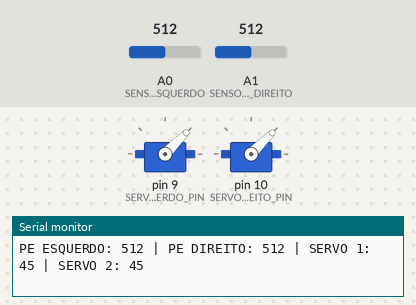
A sketch run on a simulated Arduino Uno, built with avr-gcc and run on an emulated ATmega328P. Shown: 2 × servo, the last lines printed to the serial monitor. The inputs (shaded band) are chosen by the test bench; at power-on: A0 (SENSOR_PE_ESQUERDO) = 512, A1 (SENSOR_PE_DIREITO) = 512.

Above: at 2.2 s.
2.3 s: A0 (SENSOR_PE_ESQUERDO) set to 119
At 3.0 s:
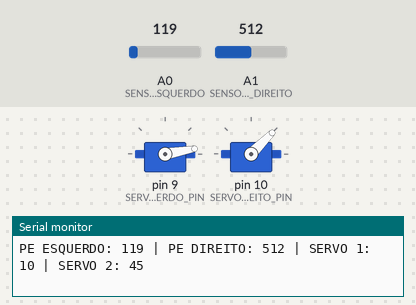
3.8 s: A0 (SENSOR_PE_ESQUERDO) set to 106
At 5.0 s:
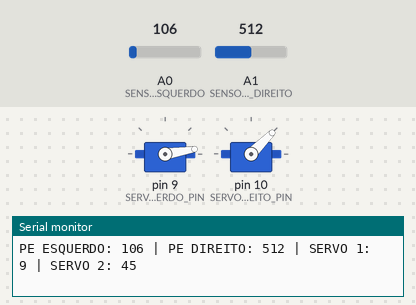
5.3 s: A1 (SENSOR_PE_DIREITO) set to 991
At 6.5 s:
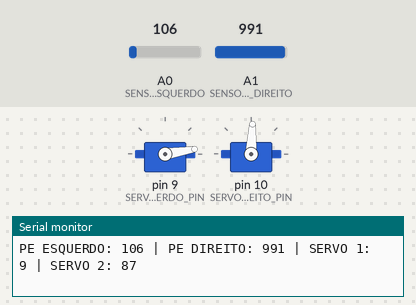
6.8 s: A1 (SENSOR_PE_DIREITO) set to 1009
At 8.1 s:
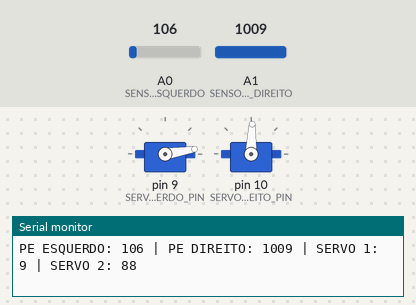
9.8 s: A1 (SENSOR_PE_DIREITO) set to 900
At 11.0 s:
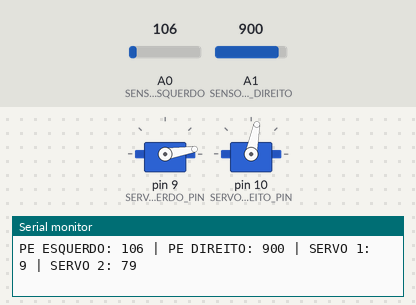
11.3 s: A0 (SENSOR_PE_ESQUERDO) set to 1023
At 12.8 s:
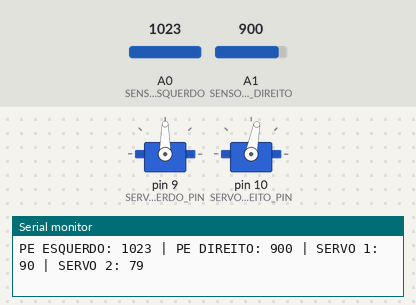
Timing chart, 0 to 13.9 s (numbered marks = the images above; inputs shaded):
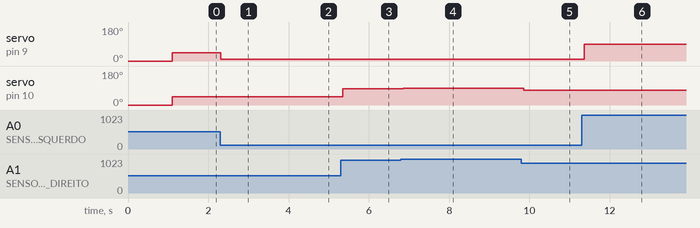

Measured:
- after the input at 2.3 s, servo on pin 9 (SERVO_ESQUERDO_PIN): 45° → 10° at once
- after the input at 3.8 s, servo on pin 9 (SERVO_ESQUERDO_PIN): 10° → 9° after 0.05 s
- after the input at 5.3 s, servo on pin 10 (SERVO_DIREITO_PIN): 45° → 87° after 0.05 s
- after the input at 6.8 s, servo on pin 10 (SERVO_DIREITO_PIN): 87° → 88° after 0.06 s
- after the input at 9.8 s, servo on pin 10 (SERVO_DIREITO_PIN): 88° → 79° after 0.06 s
- after the input at 11.3 s, servo on pin 9 (SERVO_ESQUERDO_PIN): 9° → 90° after 0.06 s

The sketch:

The_Third_Thumb.ino
```cpp
#include <Servo.h>
#include <SoftwareSerial.h>

// ======================================================
// THE THIRD THUMB
// Projeto de Lua
// Arduino Uno
// ======================================================

// -------------------- SENSORES ------------------------

const int SENSOR_PE_ESQUERDO = A0;
const int SENSOR_PE_DIREITO  = A1;

// -------------------- SERVOS --------------------------

const int SERVO_ESQUERDO_PIN = 9;
const int SERVO_DIREITO_PIN  = 10;

Servo servoEsquerdo;
Servo servoDireito;

// -------------------- BLUETOOTH -----------------------
// Arduino RX = D2
// Arduino TX = D3

SoftwareSerial bluetooth(2, 3);

// -------------------- LIMITES DOS SERVOS --------------
// Comece com limites pequenos para testar o mecanismo.

const int SERVO_MIN = 0;
const int SERVO_MAX = 90;

// -------------------- CALIBRAÇÃO ----------------------
// Valores iniciais.
// Ajuste de acordo com os seus sensores.

const int PRESSAO_MIN = 0;
const int PRESSAO_MAX = 1023;

// -------------------- CONTROLE ------------------------

int valorEsquerdo = 0;
int valorDireito = 0;

int anguloEsquerdo = 0;
int anguloDireito = 0;

// ======================================================
// SETUP
// ======================================================

void setup() {

  // Inicializa comunicação USB
  Serial.begin(9600);

  // Inicializa Bluetooth
  bluetooth.begin(9600);

  // Configura sensores
  pinMode(SENSOR_PE_ESQUERDO, INPUT);
  pinMode(SENSOR_PE_DIREITO, INPUT);

  // Conecta os servos
  servoEsquerdo.attach(SERVO_ESQUERDO_PIN);
  servoDireito.attach(SERVO_DIREITO_PIN);

  // Posição inicial
  servoEsquerdo.write(0);
  servoDireito.write(0);

  delay(1000);

  Serial.println("=================================");
  Serial.println("THE THIRD THUMB");
  Serial.println("Projeto de Lua");
  Serial.println("Sistema iniciado!");
  Serial.println("=================================");

  bluetooth.println("THE THIRD THUMB");
  bluetooth.println("Sistema iniciado!");
}

// ======================================================
// LOOP
// ======================================================

void loop() {

  // Lê os sensores
  valorEsquerdo = analogRead(SENSOR_PE_ESQUERDO);
  valorDireito  = analogRead(SENSOR_PE_DIREITO);

  // Converte pressão em ângulo
  anguloEsquerdo = map(
    valorEsquerdo,
    PRESSAO_MIN,
    PRESSAO_MAX,
    SERVO_MIN,
    SERVO_MAX
  );

  anguloDireito = map(
    valorDireito,
    PRESSAO_MIN,
    PRESSAO_MAX,
    SERVO_MIN,
    SERVO_MAX
  );

  // Garante que os servos não ultrapassem os limites
  anguloEsquerdo = constrain(
    anguloEsquerdo,
    SERVO_MIN,
    SERVO_MAX
  );

  anguloDireito = constrain(
    anguloDireito,
    SERVO_MIN,
    SERVO_MAX
  );

  // Move os servos
  servoEsquerdo.write(anguloEsquerdo);
  servoDireito.write(anguloDireito);

  // Envia informações pelo monitor serial
  Serial.print("PE ESQUERDO: ");
  Serial.print(valorEsquerdo);

  Serial.print(" | PE DIREITO: ");
  Serial.print(valorDireito);

  Serial.print(" | SERVO 1: ");
  Serial.print(anguloEsquerdo);

  Serial.print(" | SERVO 2: ");
  Serial.println(anguloDireito);

  // Envia informações pelo Bluetooth
  bluetooth.print("L:");
  bluetooth.print(valorEsquerdo);

  bluetooth.print(" R:");
  bluetooth.print(valorDireito);

  bluetooth.print(" S1:");
  bluetooth.print(anguloEsquerdo);

  bluetooth.print(" S2:");
  bluetooth.println(anguloDireito);

  delay(30);
}
```
